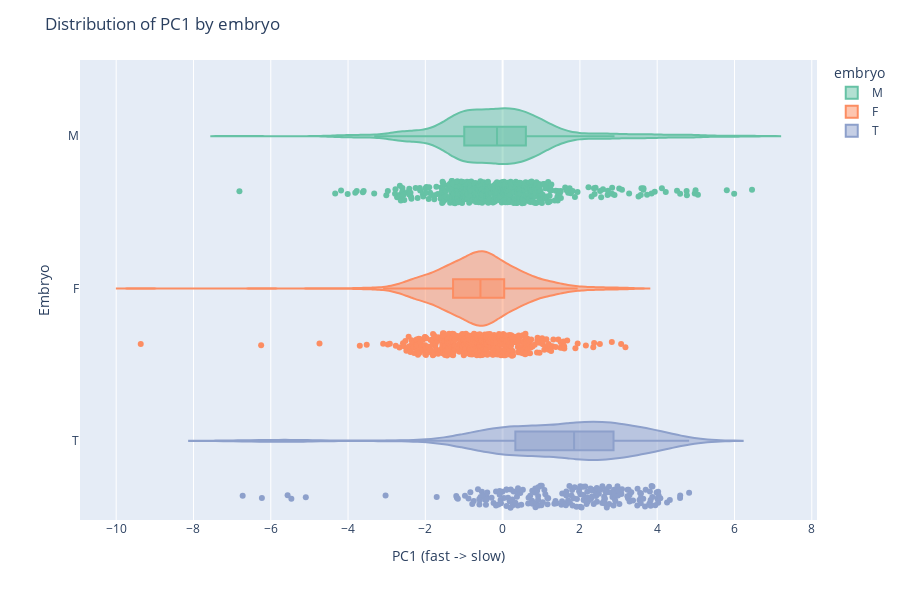

The code cell stored with this chart in its notebook:
### Code cell
fig = px.violin(
    df_pca,
    y="embryo",      
    x="PC1",          
    color="embryo",  
    box=True,         
    points="all",     
    orientation="h",  
    color_discrete_sequence=px.colors.qualitative.Set2,
)

fig.update_layout(
    title="Distribution of PC1 by embryo",
    xaxis_title="PC1 (fast -> slow)",
    yaxis_title="Embryo",
    height=600
)

fig.show()

### Figure 1 — Plotly figure (JSON) as saved in the notebook; plotly's stock layout.template omitted (floating-point values rounded to 4 significant figures; data arrays with more than 128 entries replaced by an {"elided": "..."} marker saying what was removed)
{"data": [{"alignmentgroup": "True", "box": {"visible": true}, "hovertemplate": "embryo=%{y}<br>PC1=%{x}<extra></extra>", "legendgroup": "M", "marker": {"color": "rgb(102,194,165)"}, "name": "M", "offsetgroup": "M", "orientation": "h", "points": "all", "scalegroup": "True", "showlegend": true, "type": "violin", "x": {"elided": "481 float values"}, "x0": " ", "xaxis": "x", "y": {"elided": "481 str values"}, "y0": " ", "yaxis": "y"}, {"alignmentgroup": "True", "box": {"visible": true}, "hovertemplate": "embryo=%{y}<br>PC1=%{x}<extra></extra>", "legendgroup": "F", "marker": {"color": "rgb(252,141,98)"}, "name": "F", "offsetgroup": "F", "orientation": "h", "points": "all", "scalegroup": "True", "showlegend": true, "type": "violin", "x": {"elided": "429 float values"}, "x0": " ", "xaxis": "x", "y": {"elided": "429 str values"}, "y0": " ", "yaxis": "y"}, {"alignmentgroup": "True", "box": {"visible": true}, "hovertemplate": "embryo=%{y}<br>PC1=%{x}<extra></extra>", "legendgroup": "T", "marker": {"color": "rgb(141,160,203)"}, "name": "T", "offsetgroup": "T", "orientation": "h", "points": "all", "scalegroup": "True", "showlegend": true, "type": "violin", "x": {"elided": "198 float values"}, "x0": " ", "xaxis": "x", "y": {"elided": "198 str values"}, "y0": " ", "yaxis": "y"}], "layout": {"height": 600, "legend": {"title": {"text": "embryo"}, "tracegroupgap": 0}, "margin": {"t": 60}, "title": {"text": "Distribution of PC1 by embryo"}, "violinmode": "overlay", "xaxis": {"anchor": "y", "domain": [0, 1], "title": {"text": "PC1 (fast -> slow)"}}, "yaxis": {"anchor": "x", "categoryarray": ["T", "F", "M"], "categoryorder": "array", "domain": [0, 1], "title": {"text": "Embryo"}}}}
